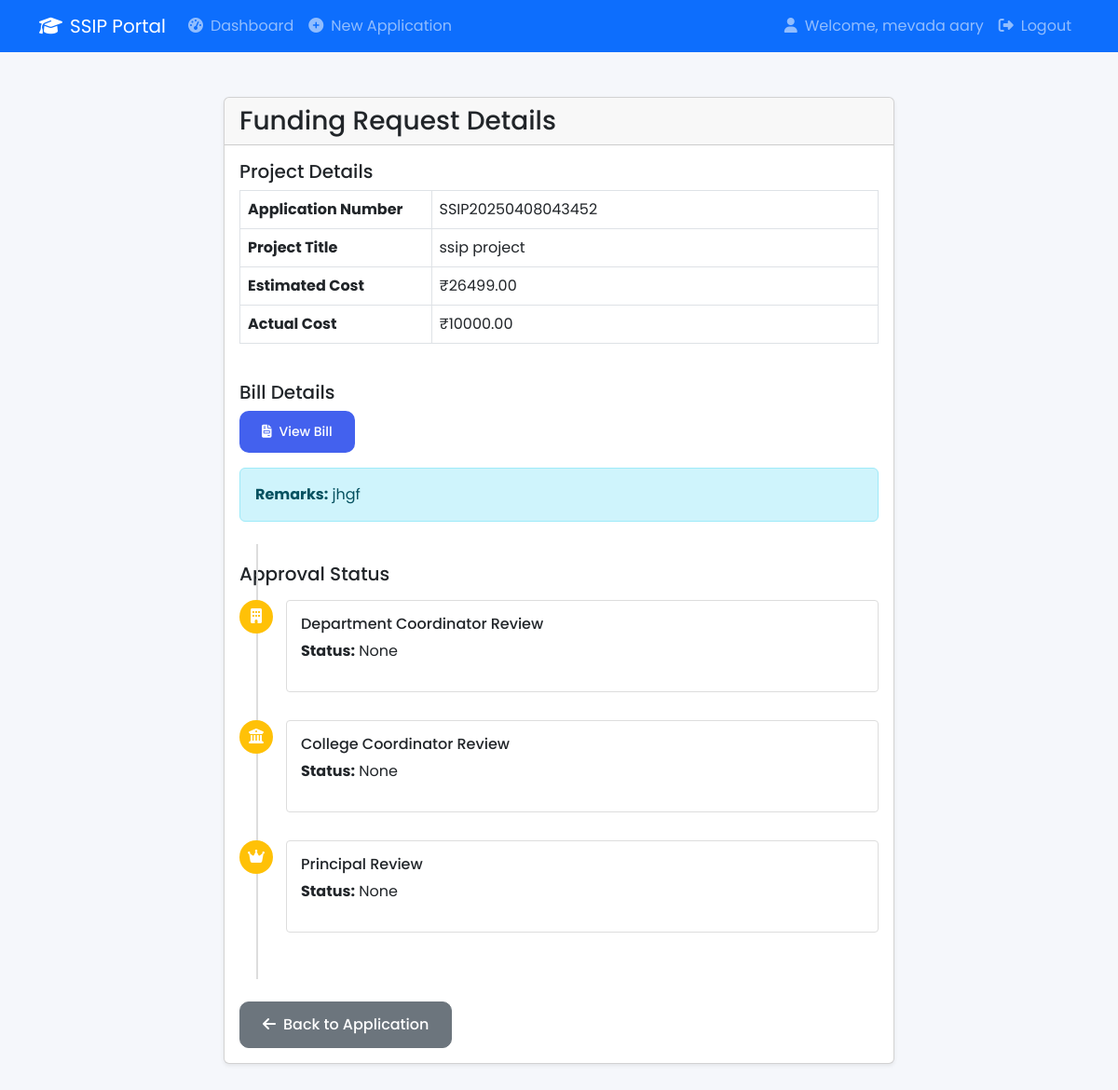
Screenshot of /view_funding/1 (signed in) with the database file from the repository.
### app.py (models this page shows, shortened)
class User(UserMixin, db.Model):
    id = db.Column(db.Integer, primary_key=True)
    email = db.Column(db.String(120), unique=True, nullable=False)
    password = db.Column(db.String(100), nullable=False)
    role = db.Column(db.String(20), nullable=False)  # student, dept_coord, college_coord, principal
    name = db.Column(db.String(100), nullable=False)
    department = db.Column(db.String(100))
    applications = db.relationship('Application', backref='applicant', lazy=True)

class Application(db.Model):
    id = db.Column(db.Integer, primary_key=True)
    application_number = db.Column(db.String(20), unique=True, nullable=False)
    project_title = db.Column(db.String(200), nullable=False)
    problem_statement = db.Column(db.Text, nullable=False)
    solution = db.Column(db.Text, nullable=False)
    team_members = db.Column(db.Text, nullable=False)
    required_components = db.Column(db.Text, nullable=False)
    total_cost = db.Column(db.Float, nullable=False)
    dept_status = db.Column(db.String(20), default='pending')
    dept_remarks = db.Column(db.Text)
    dept_review_date = db.Column(db.DateTime)
    college_status = db.Column(db.String(20), default='pending')
    college_remarks = db.Column(db.Text)
    college_review_date = db.Column(db.DateTime)
    principal_status = db.Column(db.String(20), default='pending')
    principal_remarks = db.Column(db.Text)
    principal_review_date = db.Column(db.DateTime)
    created_at = db.Column(db.DateTime, default=datetime.utcnow)
    user_id = db.Column(db.Integer, db.ForeignKey('user.id'), nullable=False)
    purchase_lists = db.relationship('PurchaseList', backref='application', lazy=True)
    utilization_certificates = db.relationship('UtilizationCertificate', backref='application', lazy=True)
    application_notifications = db.relationship('Notification', backref='related_application', lazy=True)

class FundingApplication(db.Model):
    id = db.Column(db.Integer, primary_key=True)
    application_id = db.Column(db.Integer, db.ForeignKey('application.id'), nullable=False)
    actual_cost = db.Column(db.Float, nullable=False)
    bill_path = db.Column(db.String(255))
    remarks = db.Column(db.Text)
    dept_status = db.Column(db.String(20), default='pending')
    dept_remarks = db.Column(db.Text)
    dept_review_date = db.Column(db.DateTime)
    college_status = db.Column(db.String(20), default='pending')
    college_remarks = db.Column(db.Text)
    college_review_date = db.Column(db.DateTime)
    principal_status = db.Column(db.String(20), default='pending')
    principal_remarks = db.Column(db.Text)
    principal_review_date = db.Column(db.DateTime)
    created_at = db.Column(db.DateTime, default=datetime.utcnow)
    ssip_application = db.relationship('Application', backref=db.backref('funding_request', lazy=True))

### app.py (the view)
@app.route('/view_funding/<int:id>')
@login_required
def view_funding(id):
    funding = FundingApplication.query.get_or_404(id)
    return render_template('view_funding.html', funding=funding)

### app.py (called while the page is built)
@login_manager.user_loader
def load_user(user_id):
    return User.query.get(int(user_id))

### templates/view_funding.html (shortened to what this page needs)
{% extends "base.html" %}
{% block content %}
<div class="container py-4">
    <div class="row">
        <div class="col-md-8 mx-auto">
            <div class="card">
                <div class="card-header">
                    <h3 class="mb-0">Funding Request Details</h3>
                </div>
                <div class="card-body">
                    <div class="mb-4">
                        <h5>Project Details</h5>
                        <div class="table-responsive">
                            <table class="table table-bordered">
                                <tr>
                                    <th width="30%">Application Number</th>
                                    <td>{{ funding.ssip_application.application_number }}</td>
                                </tr>
                                <tr>
                                    <th>Project Title</th>
                                    <td>{{ funding.ssip_application.project_title }}</td>
                                </tr>
                                <tr>
                                    <th>Estimated Cost</th>
                                    <td>₹{{ "%.2f"|format(funding.ssip_application.total_cost) }}</td>
                                </tr>
                                <tr>
                                    <th>Actual Cost</th>
                                    <td>₹{{ "%.2f"|format(funding.actual_cost) }}</td>
                                </tr>
                            </table>
                        </div>
                    </div>
                    <div class="mb-4">
                        <h5>Bill Details</h5>
                        {% if funding.bill_path %}
                        <p><a href="{{ url_for('static', filename=funding.bill_path) }}" target="_blank" class="btn btn-sm btn-primary">
                            <i class="fas fa-file-invoice me-2"></i>View Bill
                        </a></p>
                        {% endif %}
                        {% if funding.remarks %}
                        <div class="alert alert-info">
                            <strong>Remarks:</strong> {{ funding.remarks }}
                        </div>
                        {% endif %}
                    </div>
                    <div class="timeline mb-4">
                        <h5 class="mb-3">Approval Status</h5>
                        <div class="timeline-item">
                            <div class="timeline-badge {% if funding.dept_status == 'approved' %}bg-success{% elif funding.dept_status == 'rejected' %}bg-danger{% else %}bg-warning{% endif %}">
                                <i class="fas fa-building"></i>
                            </div>
                            <div class="timeline-content">
                                <h6>Department Coordinator Review</h6>
                                <p><strong>Status:</strong> {{ funding.dept_status|title }}</p>
                            </div>
                        </div>
                        <div class="timeline-item">
                            <div class="timeline-badge {% if funding.college_status == 'approved' %}bg-success{% elif funding.college_status == 'rejected' %}bg-danger{% else %}bg-warning{% endif %}">
                                <i class="fas fa-university"></i>
                            </div>
                            <div class="timeline-content">
                                <h6>College Coordinator Review</h6>
                                <p><strong>Status:</strong> {{ funding.college_status|title }}</p>
                            </div>
                        </div>
                        <div class="timeline-item">
                            <div class="timeline-badge {% if funding.principal_status == 'approved' %}bg-success{% elif funding.principal_status == 'rejected' %}bg-danger{% else %}bg-warning{% endif %}">
                                <i class="fas fa-crown"></i>
                            </div>
                            <div class="timeline-content">
                                <h6>Principal Review</h6>
                                <p><strong>Status:</strong> {{ funding.principal_status|title }}</p>
                            </div>
                        </div>
                    </div>
                    <div class="d-flex gap-2">
                        <a href="{{ url_for('view_application', id=funding.ssip_application.id) }}" class="btn btn-secondary">
                            <i class="fas fa-arrow-left me-2"></i>Back to Application
                        </a>
                    </div>
                </div>
            </div>
        </div>
    </div>
</div>
{% endblock %}

### templates/base.html (shortened to what this page needs)
<!DOCTYPE html>
<html lang="en">
<head>
    <link href="https://cdnjs.cloudflare.com/ajax/libs/font-awesome/6.4.0/css/all.min.css" rel="stylesheet">
    <link href="https://cdn.jsdelivr.net/npm/bootstrap@5.3.0/dist/css/bootstrap.min.css" rel="stylesheet">
    <link rel="stylesheet" href="{{ url_for('static', filename='css/style.css') }}">
</head>
<body>
    <nav class="navbar navbar-expand-lg navbar-dark bg-primary">
        <div class="container">
            <a class="navbar-brand" href="{{ url_for('index') }}">
                <i class="fas fa-graduation-cap me-2"></i>SSIP Portal
            </a>
            <div class="collapse navbar-collapse" id="navbarNav">
                <ul class="navbar-nav me-auto">
                    {% if current_user.is_authenticated %}
                        <li class="nav-item">
                            <a class="nav-link" href="{{ url_for('dashboard') }}">
                                <i class="fas fa-tachometer-alt me-2"></i>Dashboard
                            </a>
                        </li>
                        {% if current_user.role == 'student' %}
                            <li class="nav-item">
                                <a class="nav-link" href="{{ url_for('new_application') }}">
                                    <i class="fas fa-plus-circle me-2"></i>New Application
                                </a>
                            </li>
                        {% endif %}
                    {% endif %}
                </ul>
                <ul class="navbar-nav">
                    {% if current_user.is_authenticated %}
                        <li class="nav-item">
                            <span class="nav-link">
                                <i class="fas fa-user me-2"></i>Welcome, {{ current_user.name }}
                            </span>
                        </li>
                        <li class="nav-item">
                            <a class="nav-link" href="{{ url_for('logout') }}">
                                <i class="fas fa-sign-out-alt me-2"></i>Logout
                            </a>
                        </li>
                    {% endif %}
                </ul>
            </div>
        </div>
    </nav>
    <div class="container mt-4">
        {% block content %}{% endblock %}
    </div>
</body>
</html>

### static/css/style.css (style rules this page uses)
:root { --primary: #4361ee; --secondary: #3f37c9; --success: #4cc9f0; --info: #4895ef; --warning: #f72585; --danger: #e63946; --light: #f8f9fa; --dark: #212529; }
body { background-color: #f5f7fb; font-family: 'Poppins', sans-serif; }
.btn { padding: 0.75rem 1.5rem; border-radius: 10px; font-weight: 500; transition: all 0.3s ease; }
.btn-primary { background: var(--primary); border: none; }
.card { margin-bottom: 1.5rem; box-shadow: 0 0.125rem 0.25rem rgba(0, 0, 0, 0.075); }

### templates/view_funding.html (style rules this page uses)
.timeline { position: relative; padding: 20px 0; }
.timeline-item { position: relative; padding-left: 50px; margin-bottom: 30px; }
.timeline-badge { position: absolute; left: 0; width: 36px; height: 36px; border-radius: 50%; text-align: center; color: white; line-height: 36px; }
.timeline-content { padding: 15px; border: 1px solid #ddd; border-radius: 4px; background: #fff; }
.timeline:before { content: ''; position: absolute; left: 18px; top: 0; bottom: 0; width: 2px; background: #ddd; }

### rows the page displays
User: name "mevada aary"
Application: ssip_application.application_number "SSIP20250408043452", ssip_application.project_title "ssip project", ssip_application.total_cost "26499.00"
FundingApplication: actual_cost "10000.00", remarks "jhgf", dept_status "None", college_status "None", principal_status "None"
